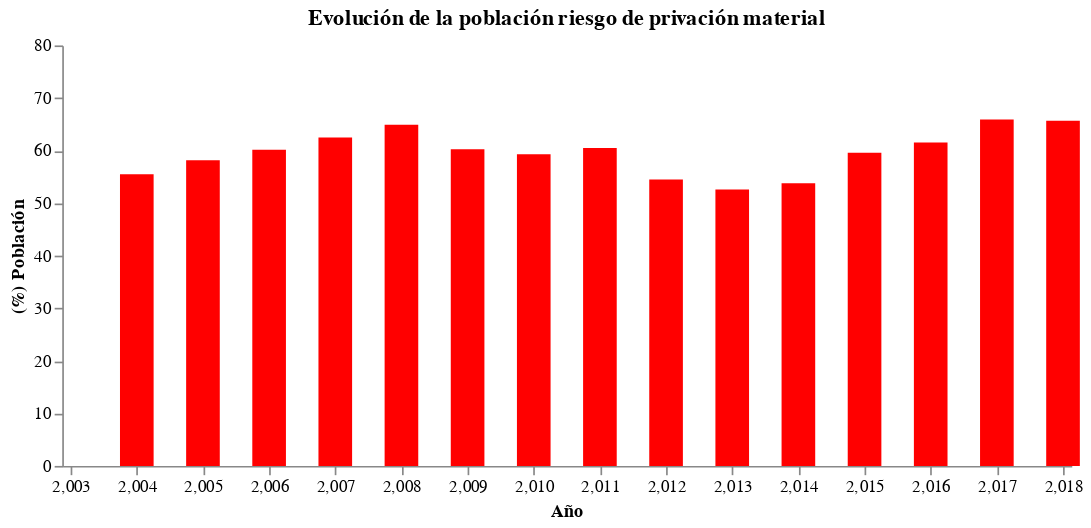

The cell this chart's notebook holds for it:
### Code cell
df4 = (df.groupby(['Year','HHHolidays'])['HHId'].count() / df.groupby(['Year'])['HHId'].count() *100).reset_index()
df5 = df4[df4['HHHolidays'] =='Yes']


alt.Chart(df5).mark_bar(color = 'red', size = 20).encode(
    alt.X('Year', title = 'Año',scale = alt.Scale(domain=(2003, 2018))),
    alt.Y('HHId', title = '(%) Población',scale = alt.Scale(domain=(0, 80))),
    tooltip=['Year', 'HHId']
).configure_axis(
    grid=False
).configure_view(
    strokeWidth=0
).properties(
    title = 'Evolución de la población riesgo de privación material',
    width=600,
    height=250
)

### Figure 1 — Vega-Lite specification as saved in the notebook (floating-point values rounded to 4 significant figures)
{"config": {"view": {"continuousWidth": 400, "continuousHeight": 300, "strokeWidth": 0}, "axis": {"grid": false}}, "data": {"name": "data-a118bab7aaca8e715a5ecf9e405f0cf5"}, "mark": {"type": "bar", "color": "red", "size": 20}, "encoding": {"tooltip": [{"type": "quantitative", "field": "Year"}, {"type": "quantitative", "field": "HHId"}], "x": {"type": "quantitative", "field": "Year", "scale": {"domain": [2003, 2018]}, "title": "Año"}, "y": {"type": "quantitative", "field": "HHId", "scale": {"domain": [0, 80]}, "title": "(%) Población"}}, "height": 250, "title": "Evolución de la población riesgo de privación material", "width": 600, "$schema": "https://vega.github.io/schema/vega-lite/v4.8.1.json", "datasets": {"data-a118bab7aaca8e715a5ecf9e405f0cf5": [{"Year": 2004, "HHHolidays": "Yes", "HHId": 55.47}, {"Year": 2005, "HHHolidays": "Yes", "HHId": 58.17}, {"Year": 2006, "HHHolidays": "Yes", "HHId": 60.13}, {"Year": 2007, "HHHolidays": "Yes", "HHId": 62.48}, {"Year": 2008, "HHHolidays": "Yes", "HHId": 64.89}, {"Year": 2009, "HHHolidays": "Yes", "HHId": 60.24}, {"Year": 2010, "HHHolidays": "Yes", "HHId": 59.29}, {"Year": 2011, "HHHolidays": "Yes", "HHId": 60.46}, {"Year": 2012, "HHHolidays": "Yes", "HHId": 54.51}, {"Year": 2013, "HHHolidays": "Yes", "HHId": 52.6}, {"Year": 2014, "HHHolidays": "Yes", "HHId": 53.76}, {"Year": 2015, "HHHolidays": "Yes", "HHId": 59.58}, {"Year": 2016, "HHHolidays": "Yes", "HHId": 61.55}, {"Year": 2017, "HHHolidays": "Yes", "HHId": 65.92}, {"Year": 2018, "HHHolidays": "Yes", "HHId": 65.67}]}}
